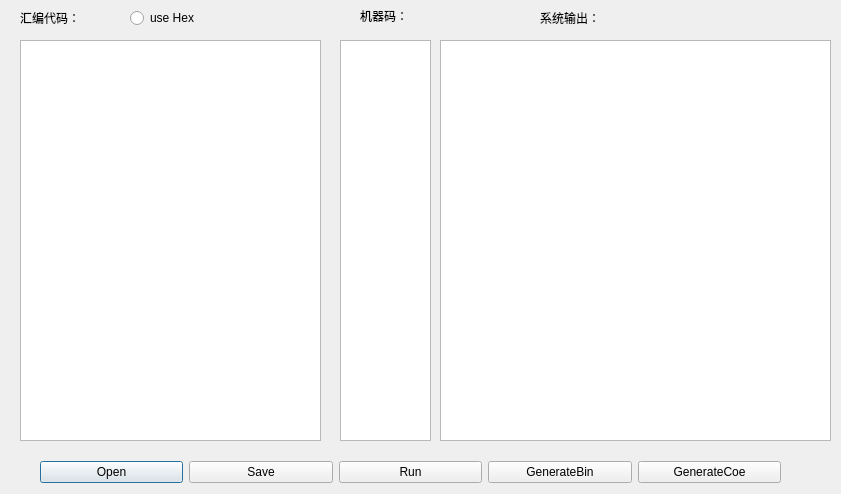
<?xml version="1.0" encoding="UTF-8"?>
<ui version="4.0">
 <class>aTobfile_Dialog</class>
 <widget class="QDialog" name="aTobfile_Dialog">
  <property name="geometry">
   <rect>
    <x>0</x>
    <y>0</y>
    <width>841</width>
    <height>494</height>
   </rect>
  </property>
  <property name="windowTitle">
   <string>Dialog</string>
  </property>
  <widget class="QTextEdit" name="asmTextEdit">
   <property name="geometry">
    <rect>
     <x>20</x>
     <y>40</y>
     <width>301</width>
     <height>401</height>
    </rect>
   </property>
  </widget>
  <widget class="QTextEdit" name="binTextEdit">
   <property name="geometry">
    <rect>
     <x>340</x>
     <y>40</y>
     <width>91</width>
     <height>401</height>
    </rect>
   </property>
  </widget>
  <widget class="QTextEdit" name="consoleTextEdit">
   <property name="geometry">
    <rect>
     <x>440</x>
     <y>40</y>
     <width>391</width>
     <height>401</height>
    </rect>
   </property>
  </widget>
  <widget class="QLabel" name="label">
   <property name="geometry">
    <rect>
     <x>20</x>
     <y>10</y>
     <width>111</width>
     <height>16</height>
    </rect>
   </property>
   <property name="text">
    <string>汇编代码：</string>
   </property>
  </widget>
  <widget class="QLabel" name="label_2">
   <property name="geometry">
    <rect>
     <x>360</x>
     <y>10</y>
     <width>54</width>
     <height>12</height>
    </rect>
   </property>
   <property name="text">
    <string>机器码：</string>
   </property>
  </widget>
  <widget class="QLabel" name="label_3">
   <property name="geometry">
    <rect>
     <x>540</x>
     <y>10</y>
     <width>81</width>
     <height>16</height>
    </rect>
   </property>
   <property name="text">
    <string>系统输出：</string>
   </property>
  </widget>
  <widget class="QWidget" name="layoutWidget">
   <property name="geometry">
    <rect>
     <x>40</x>
     <y>460</y>
     <width>741</width>
     <height>25</height>
    </rect>
   </property>
   <layout class="QHBoxLayout" name="horizontalLayout">
    <item>
     <widget class="QPushButton" name="btn_open">
      <property name="text">
       <string>Open</string>
      </property>
     </widget>
    </item>
    <item>
     <widget class="QPushButton" name="btn_save">
      <property name="text">
       <string>Save</string>
      </property>
     </widget>
    </item>
    <item>
     <widget class="QPushButton" name="btn_run">
      <property name="text">
       <string>Run</string>
      </property>
     </widget>
    </item>
    <item>
     <widget class="QPushButton" name="btn_generateBin">
      <property name="text">
       <string>GenerateBin</string>
      </property>
     </widget>
    </item>
    <item>
     <widget class="QPushButton" name="btn_generateCoe">
      <property name="text">
       <string>GenerateCoe</string>
      </property>
     </widget>
    </item>
   </layout>
  </widget>
  <widget class="QRadioButton" name="useHex">
   <property name="geometry">
    <rect>
     <x>130</x>
     <y>10</y>
     <width>89</width>
     <height>16</height>
    </rect>
   </property>
   <property name="text">
    <string>use Hex</string>
   </property>
  </widget>
 </widget>
 <resources/>
 <connections/>
</ui>
